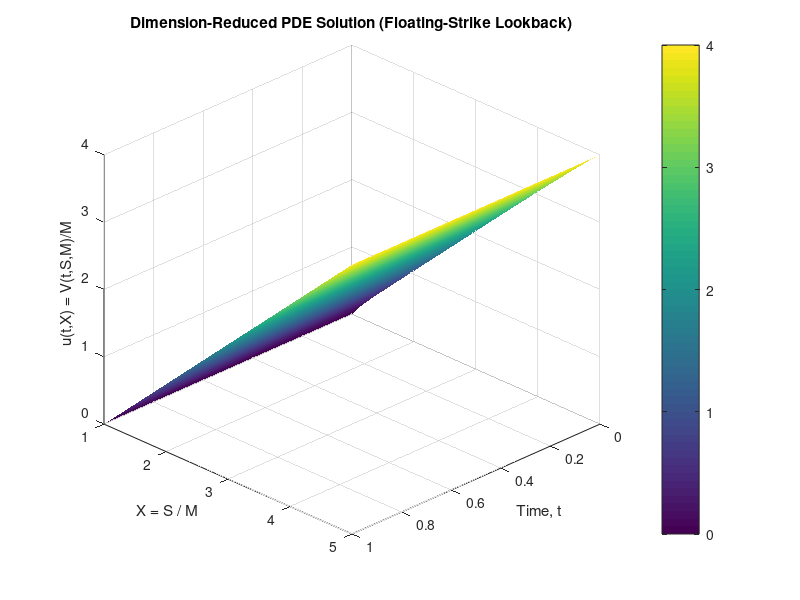

The MATLAB source for this figure:
function LookbackDimensionReducedDemo()
% LOOKBACKDIMENSIONREDUCEDDEMO
%
% Demonstrates dimension reduction for a floating-strike lookback call
% option. We reduce the 2D PDE in (S, M) to a 1D PDE in (t, X) where X = S/M.
% Then we plot a 3D surface of u(t, X) = V(t,S,M)/M.

    % -----------------------------
    % 1) Model & Numerical Parameters
    % -----------------------------
    r     = 0.05;      % risk-free rate
    sigma = 0.2;       % volatility
    T     = 1.0;       % maturity (in years)
    Xmax  = 5.0;       % maximum X on the grid (X >= 1)
    NX    = 120;       % number of X steps
    NT    = 3000;      % number of time steps (explicit => large for stability)

    % -----------------------------
    % 2) Solve the PDE in 1D (t, X)
    % -----------------------------
    [uGrid, Xvec, tvec] = LookbackFloatingCallPDE_1D(r, sigma, T, Xmax, NX, NT);

    % -----------------------------
    % 3) 3D Plot of the solution
    %    We have uGrid(i,n) ~ u(tvec(n), Xvec(i)).
    % -----------------------------
    [TT, XX] = meshgrid(tvec, Xvec);  % Create a mesh for surf() dimension matching
    figure;
    surf(TT, XX, uGrid);        % dimension: [NX x (NT+1)] for each 
    shading interp;             % smoother shading
    xlabel('Time, t'); 
    ylabel('X = S / M');
    zlabel('u(t,X) = V(t,S,M)/M');
    title('Dimension-Reduced PDE Solution (Floating-Strike Lookback)');
    view(135, 30);              % adjust 3D viewing angle
    colorbar;                   % optional color scale

    % -----------------------------
    % 4) Example of extracting V(0,S0,M0)
    %    Suppose S0=100, M0=80 => X0=1.25
    % -----------------------------
    S0 = 100;
    M0 = 80;
    X0 = S0 / M0; 
    % find nearest X index
    [~, iX0] = min(abs(Xvec - X0));

    % PDE solution at t=0 is in column #1 of uGrid (time index 1 in a 1-based array)
    % but note that tvec goes from 0 to T => tvec(1) = 0, tvec(end)= T
    u0X = uGrid(iX0, 1);    % solution at (X0, t=0)

    V0 = M0 * u0X;  % dimension un-reduction: V(0,S0,M0)= M0 * u(0, X0)
    fprintf('Estimated option value at S0=%.2f, M0=%.2f: %.4f\n', S0, M0, V0);
end

% -------------------------------------------------------------------------
function [uGrid, Xvec, tvec] = LookbackFloatingCallPDE_1D(r, sigma, T, Xmax, NX, NT)
% LOOKBACKFLOATINGCALLPDE_1D
%
% Illustrative dimension-reduced PDE for a floating-strike lookback call.
% We define:
%   X = S / M  (>= 1),
%   u(t,X) = V(t,S,M) / M.
%
% Terminal condition at t=T : u(T,X)= (X - 1).
% Boundary conditions:
%   - at X=1 => u=0  (since S=M => V=0 => u=V/M=0)
%   - at X=Xmax => approximate u ~ X-1 (or a discount version). 
%
% PDE (example placeholder):
%   dU/dt = 0.5*sigma^2 * X^2 * d2U/dX^2 + r*X*dU/dX - r*U.
% In practice, the exact PDE for dimension-reduced lookback may differ slightly
% after deriving the SDE for X(t). Check references for the correct terms.
%
% Input:
%   r, sigma : market parameters
%   T        : maturity
%   Xmax     : maximum X
%   NX       : number of X steps
%   NT       : number of time steps
%
% Output:
%   uGrid : [NX x (NT+1)] array, where each column is u at a time level
%   Xvec  : grid in X (size NX)
%   tvec  : grid in time (size NT+1)

    % 1) X grid from 1 to Xmax
    Xvec = linspace(1, Xmax, NX);
    dX   = Xvec(2) - Xvec(1);

    % 2) Time grid from 0 to T
    tvec = linspace(0, T, NT+1);
    dt   = tvec(2) - tvec(1);   % uniform step

    % 3) Storage for the solution
    uGrid = zeros(NX, NT+1);

    % 4) Terminal condition at t=T => index = NT+1 in 1-based indexing
    %    so fill the last column
    for i = 1:NX
        uGrid(i, end) = Xvec(i) - 1;  % u(T,X)= X-1
    end

    % 5) Time-stepping backward: we want u(:,n) from u(:,n+1)
    for n = NT:-1:1
        % known solution at tvec(n+1)
        uOld = uGrid(:, n+1);
        % allocate new solution
        uNew = uOld; 

        for i = 2:NX-1
            Xval = Xvec(i);

            % PDE placeholder:
            % dU/dt = alpha * d2U/dX^2 + beta * dU/dX - r*U
            % with alpha= 0.5*sigma^2*X^2, beta= r*X.
            uip = uOld(i+1);
            uim = uOld(i-1);
            uic = uOld(i);

            d2udX2 = (uip - 2*uic + uim) / (dX^2);
            dudX   = (uip - uim) / (2*dX);

            alpha = 0.5 * sigma^2 * (Xval^2);
            beta  = r * Xval;

            dUdt  = alpha*d2udX2 + beta*dudX - r*uic;

            % Explicit Euler update
            uNew(i) = uic + dt * dUdt;
        end

        % Boundary conditions:
        uNew(1)   = 0;                   % at X=1 => u=0
        uNew(end) = Xvec(end) - 1;       % simple approximation at X=Xmax

        % Store
        uGrid(:, n) = uNew;
    end
end
